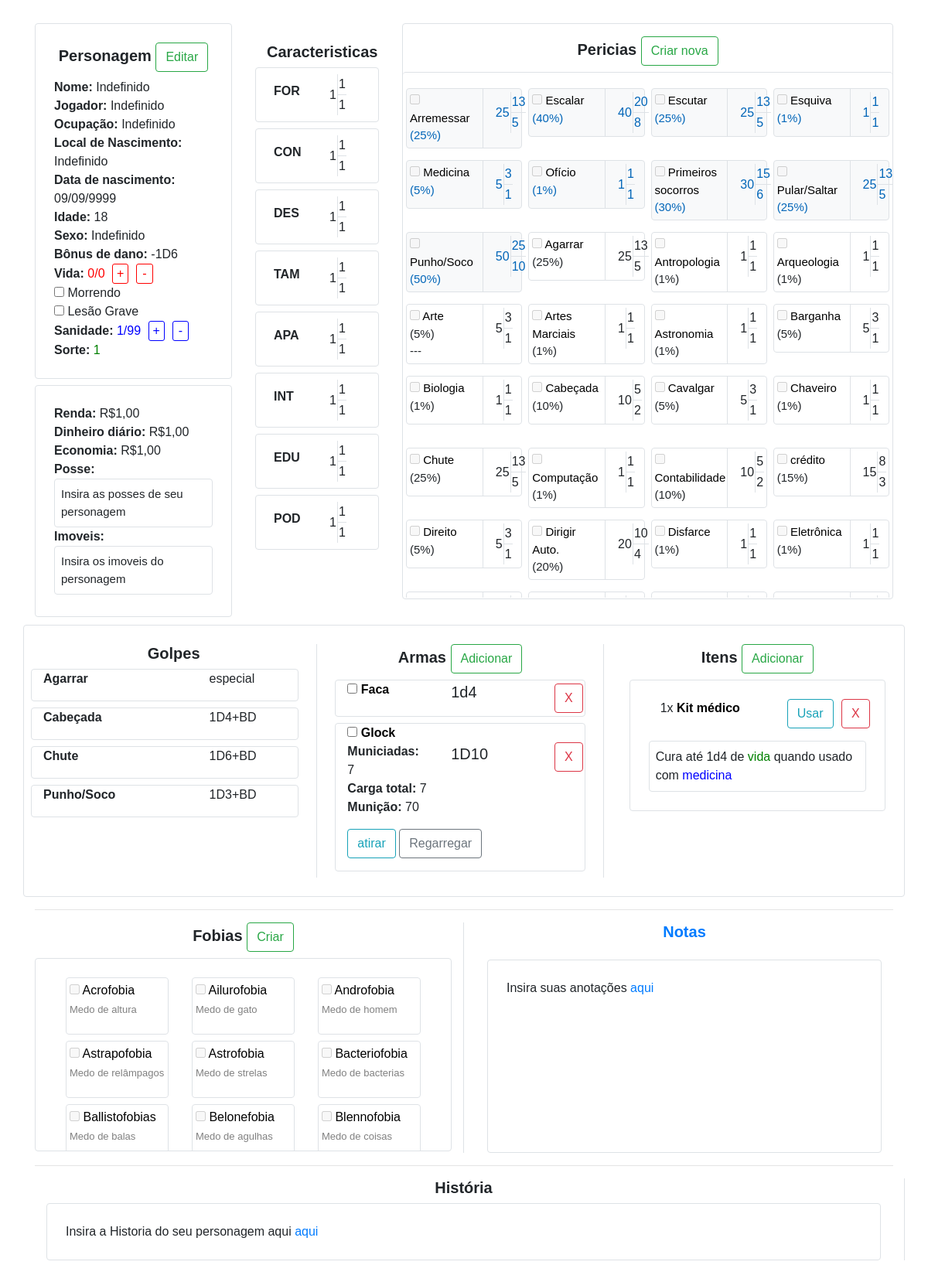
Before: / with the older database file.
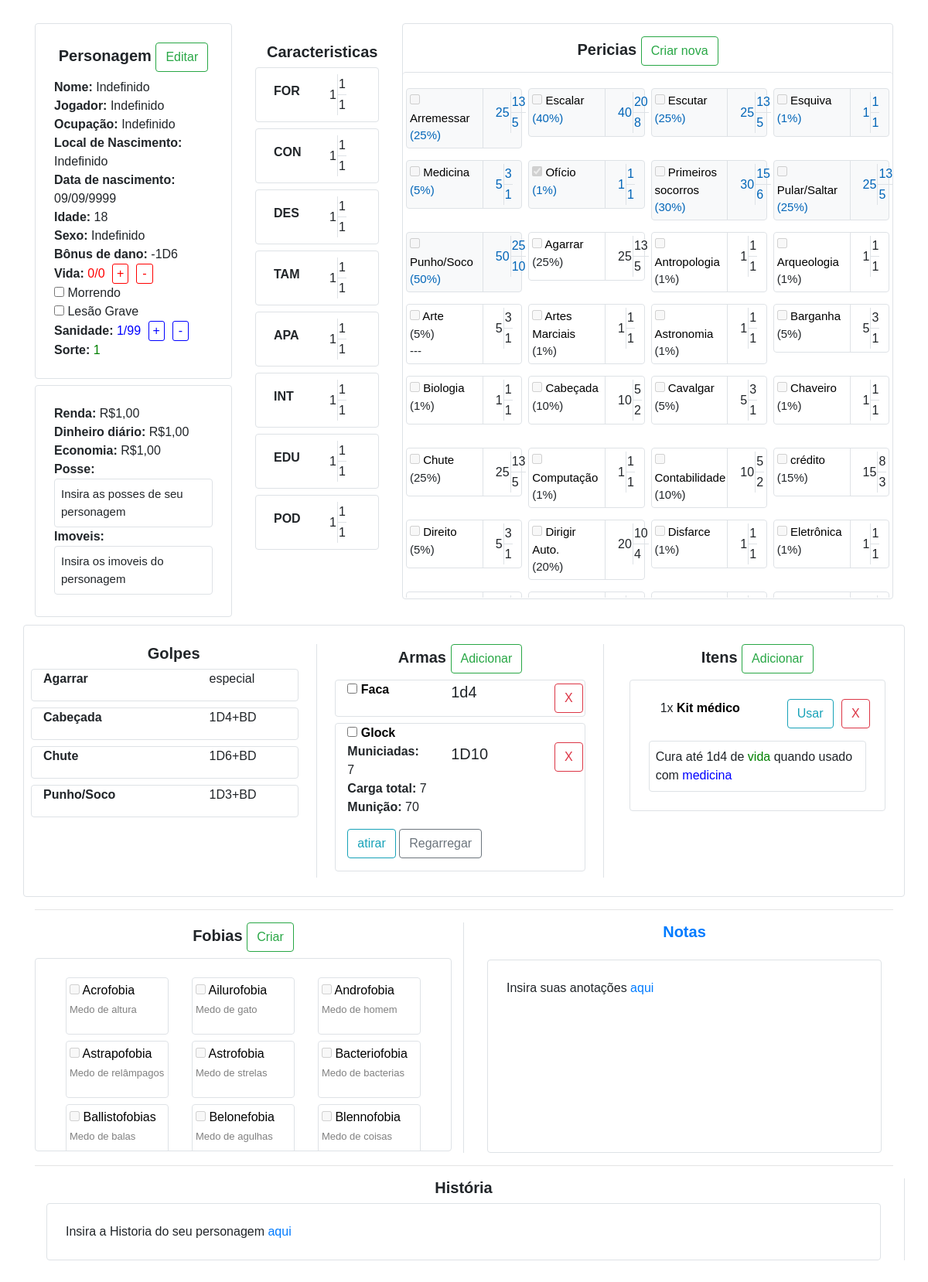
After: the same page with the newer database file.
### tables this page shows
CREATE TABLE `pericia` (
  `ID` int(11) NOT NULL,
  `Nome` varchar(30) NOT NULL,
  `SubNome` varchar(30) NOT NULL DEFAULT '',
  `Minimo` int(11) NOT NULL DEFAULT 1,
  `Pontos` int(11) NOT NULL DEFAULT 1,
  `Checado` tinyint(1) NOT NULL DEFAULT 0,
  `extra` tinyint(1) NOT NULL DEFAULT 0
);

CREATE TABLE `personagem` (
  `id` int(30) NOT NULL,
  `nome` varchar(30) NOT NULL,
  `jogador` varchar(30) NOT NULL,
  `ocupacao` varchar(30) NOT NULL DEFAULT 'indefinido',
  `localnascimento` varchar(60) NOT NULL,
  `datanascimento` date NOT NULL,
  `idade` int(30) NOT NULL,
  `sexo` varchar(20) NOT NULL,
  `bd` varchar(30) NOT NULL DEFAULT 'NONE',
  `vidatotal` int(11) NOT NULL DEFAULT 1,
  `vidaatual` int(11) NOT NULL DEFAULT 1,
  `sorte` int(11) NOT NULL DEFAULT 1,
  `sanidade` int(11) NOT NULL DEFAULT 99,
  `morrendo` tinyint(1) NOT NULL DEFAULT 0,
  `lesaograve` tinyint(1) NOT NULL DEFAULT 0,
  `historia` text NOT NULL
);

### index.php (the view, shortened to what the changed rows need)
<?php
require_once('connect.php');
$query_personagem = "SELECT * FROM personagem";
$query_result_personagem = mysqli_query($conn, $query_personagem);
$personagem = mysqli_fetch_assoc($query_result_personagem);
?>
<!DOCTYPE html>
<html lang="en">
<head>
    <link rel="stylesheet" href="./public/css/bootstrap.css">
    <link rel="stylesheet" href="./public/css/style.css">
</head>
<body>
    <div class="container-fluid">
        <div class="row mb-2">
            <div class="col-lg-3 col-12 caixa p-0">
                <ul class="col-12 rounded">
                    <li class="mx-0 mb-2">
                        <div class="border p-4 rounded">
                            <h5 class="text-center"><strong>Personagem</strong> <a href="EditPersonagemForm.php" class="btn btn-outline-success">Editar</a> </h5>
                            <?php
                            echo "<b>Nome: </b>" . $personagem['nome'] ."<br>";
                            echo "<b>Jogador: </b>" . $personagem['jogador'] ."<br>";
                            echo "<b>Ocupação: </b>" . $personagem['ocupacao'] ."<br>";
                            echo "<b>Local de Nascimento: </b>" . $personagem['localnascimento'] ."<br>";
                            echo "<b>Data de nascimento: </b>" . (date( "d/m/Y" , strtotime($personagem['datanascimento']))) ."<br>";
                            echo "<b>Idade: </b>" . $personagem['idade'] ."<br>";
                            echo "<b>Sexo: </b>" . $personagem['sexo'] ."<br>";
                            echo "<b>Bônus de dano: </b>" . $personagem['bd'] ."<br>";
                            echo "<b>Vida: </b><span style=\"color: red\">" . $personagem['vidaatual'] . "/" .$personagem['vidatotal']. "</span> <a href=\"addLife.php?life=". $personagem['vidaatual'] . "\" class=\"btn-life d-inline-block\">+</a><a href=\"subLife.php?life=" .$personagem['vidaatual']. "\" class=\"btn-life d-inline-block menos\"> - </a> <br>";
                            ?>
                            <input type="checkbox" name="#" id="#"> Morrendo <br>
                            <input type="checkbox" name="#" id="#"> Lesão Grave <br>
                            <?php
                            echo "<b>Sanidade: </b><span style=\"color: blue\">" . $personagem['sanidade'] . "/99</span> <a href=\"addSan.php?san=".$personagem['sanidade']."\" class=\"btn-sanity d-inline-block\">+</a><a href=\"subSan.php?san=".$personagem['sanidade']."\" class=\"btn-sanity d-inline-block menos\">-</a> <br>";
                            echo "<b>Sorte: </b><span style=\"color:green\">" . $personagem['sorte'] ."</span><br>";
                            ?>
                        </div>
                    </li>
                </ul>
            </div>
            <div class="col-lg-7 col-12">
                    <div class="col-12 border rounded caixa">
                        <?php
                        $query_destacados = "SELECT * FROM pericia WHERE extra = '1' ORDER BY Nome";
                        $query_destacados_result = mysqli_query($conn, $query_destacados);
                        ?>
                        <div class="row border-top rounded caixaPericias">
                        <?php while($pericias_destacadas = mysqli_fetch_assoc($query_destacados_result)): ?>
                            <div class="col-3 p-0 h my-3" style="height: 61px">
                                <div class="border rounded m-1 row <?php if($pericias_destacadas['extra']==1){echo " bg-light\" style=\" color: #0065b8" ;} ?>">
                                    <div class="col-8 border-right p-1" style="font-size: 15px">
                                        <input type="checkbox" name="<?php $pericias_destacadas['ID']; ?>" id="<?php $pericias_destacadas['ID']; ?>" <?php if($pericias_destacadas['Checado']==1){echo "checked"; } ?> disabled>
                                        <a href="editarPericia.php?id=<?php echo $pericias_destacadas['ID']; ?>" class="linkPericia"><?php echo $pericias_destacadas['Nome']; ?></a> <br> (<?php echo $pericias_destacadas['Minimo']; ?>%)
                                    </div>
                                    <div class="col-4 ">
                                        <table class="my-1">
                                            <tr>
                                                <td rowspan=2 class="border-right"><?php echo $pericias_destacadas['Pontos']; ?></td>
                                                <td class="border-bottom"><?php echo (ceil($pericias_destacadas['Pontos']/2)); ?></td>
                                            </tr>
                                            <tr>
                                                <td><?php echo (ceil($pericias_destacadas['Pontos']/5)); ?></td>
                                            </tr>
                                        </table>
                                    </div>
                                </div>
                            </div>
                        <?php endwhile; ?>
                        </div>
                    </div>
            </div>
        </div>
        <div class="row">
            <div class="col-12 border-right">
                <div class="col-12">
                    <div class="border rounded p-4 caixaHistoria">
                        <?php echo $personagem['historia']; ?>
                    </div>
                </div>
            </div>
        </div>
    </div>
</body>
</html>

Changed rows visible on the page:
changed personagem "Indefinido": historia "Insira a Historia do seu personagem aqui aqui" → "Insira a Historia do seu personagem aqui"
changed pericia "Ofício": Checado "☐" → "☑"
